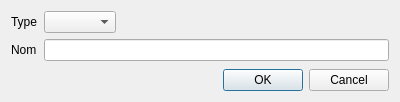
<?xml version="1.0" encoding="UTF-8"?>
<ui version="4.0">
 <class>AjouterChamp</class>
 <widget class="QDialog" name="AjouterChamp">
  <property name="geometry">
   <rect>
    <x>0</x>
    <y>0</y>
    <width>400</width>
    <height>102</height>
   </rect>
  </property>
  <property name="windowTitle">
   <string>Dialog</string>
  </property>
  <layout class="QVBoxLayout" name="verticalLayout">
   <item>
    <layout class="QFormLayout" name="formLayout">
     <property name="fieldGrowthPolicy">
      <enum>QFormLayout::ExpandingFieldsGrow</enum>
     </property>
     <item row="0" column="0">
      <widget class="QLabel" name="labelType">
       <property name="text">
        <string>Type</string>
       </property>
      </widget>
     </item>
     <item row="0" column="1">
      <widget class="QComboBox" name="comboBoxType"/>
     </item>
     <item row="1" column="0">
      <widget class="QLabel" name="labelNom">
       <property name="text">
        <string>Nom</string>
       </property>
      </widget>
     </item>
     <item row="1" column="1">
      <widget class="QLineEdit" name="lineEditNom"/>
     </item>
    </layout>
   </item>
   <item>
    <widget class="QDialogButtonBox" name="buttonBox">
     <property name="orientation">
      <enum>Qt::Horizontal</enum>
     </property>
     <property name="standardButtons">
      <set>QDialogButtonBox::Cancel|QDialogButtonBox::Ok</set>
     </property>
    </widget>
   </item>
  </layout>
 </widget>
 <resources/>
 <connections>
  <connection>
   <sender>buttonBox</sender>
   <signal>accepted()</signal>
   <receiver>AjouterChamp</receiver>
   <slot>accept()</slot>
   <hints>
    <hint type="sourcelabel">
     <x>248</x>
     <y>254</y>
    </hint>
    <hint type="destinationlabel">
     <x>157</x>
     <y>274</y>
    </hint>
   </hints>
  </connection>
  <connection>
   <sender>buttonBox</sender>
   <signal>rejected()</signal>
   <receiver>AjouterChamp</receiver>
   <slot>reject()</slot>
   <hints>
    <hint type="sourcelabel">
     <x>316</x>
     <y>260</y>
    </hint>
    <hint type="destinationlabel">
     <x>286</x>
     <y>274</y>
    </hint>
   </hints>
  </connection>
 </connections>
</ui>
